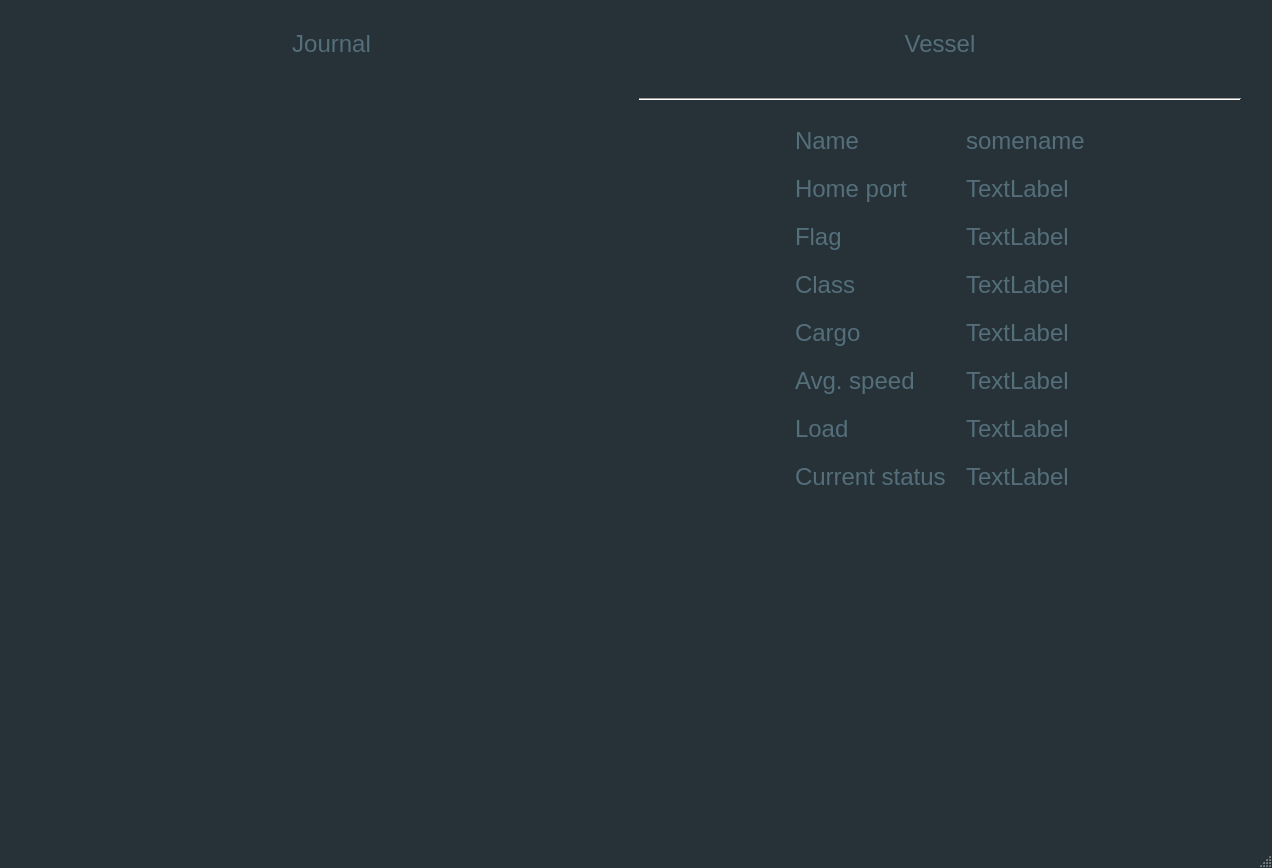
<?xml version="1.0" encoding="UTF-8"?>
<ui version="4.0">
 <class>MainWindow</class>
 <widget class="QMainWindow" name="MainWindow">
  <property name="geometry">
   <rect>
    <x>0</x>
    <y>0</y>
    <width>1272</width>
    <height>868</height>
   </rect>
  </property>
  <property name="sizePolicy">
   <sizepolicy hsizetype="Fixed" vsizetype="Fixed">
    <horstretch>0</horstretch>
    <verstretch>0</verstretch>
   </sizepolicy>
  </property>
  <property name="font">
   <font>
    <family>Roboto</family>
    <pointsize>18</pointsize>
   </font>
  </property>
  <property name="windowTitle">
   <string>MainWindow</string>
  </property>
  <property name="windowIcon">
   <iconset resource="../../resources/images.qrc">
    <normaloff>:/images/icon.png</normaloff>:/images/icon.png</iconset>
  </property>
  <property name="autoFillBackground">
   <bool>false</bool>
  </property>
  <property name="styleSheet">
   <string notr="true">QWidget:window {					/* Borders around the code editor and debug window */
	border: 0px solid #263238;
	background-color: #263238;
}

QToolTip {
	background-color: #80CBC4;
	color: black;
    padding: 5px;
    border-radius: 0;
    opacity: 200;
}

/* ==================== Dialog ==================== */
QLabel {
	background: transparent;
	color: #CFD8DC;				/* Not sure about this one */
}

QDialog, QListView {
	background-color: #263238;
	color: #546E7A;
	outline: 0;
	border: 2px solid transparent;
}

QListView::item:hover {
	color: #AFBDC4;
	background: transparent;
}


QListView::item:selected {
	color: #ffffff;
	background: transparent;
}

/* === QTabBar === */
QTabBar {
	background: #263238;
}

QTabWidget::pane {
	background: transparent;	/* Only at the very bottom of the tabs */
}

QTabBar::tab {
	background: transparent;
	border: 0px solid transparent;
	border-bottom: 2px solid transparent;
	color: #546E7A;
	padding-left: 10px;
	padding-right: 10px;
	padding-top: 3px;
	padding-bottom: 3px;
}

QTabBar::tab:hover {
	background-color: transparent;
	border: 0px solid transparent;
	border-bottom: 2px solid #80CBC4;
	color: #AFBDC4;
}

QTabBar::tab:selected {
	background-color: transparent;
	border: 0px solid transparent;
	border-top: none;
	border-bottom: 2px solid #80CBC4;
	color: #FFFFFF;
}

QStackedWidget {
	background: #263238;	/* This covers a bunch of things, I was thinking about making it transparent, */
							/* but I would have to find all the other elements... but QTabWidget::pane may be it */
}


/* === QGroupBox === */
QGroupBox {
    border: 1px solid transparent;
    margin-top: 1em;
}

QGroupBox::title {
	color: #80CBC4;
    subcontrol-origin: margin;
    left: 6px;
    padding: 0 3px 0 3px;
}

QComboBox {
	color: #546E7A;
	background-color: transparent;
	selection-background-color: transparent;
	outline: 0;
}

QComboBox QAbstractItemView
{    
    selection-background-color: transparent;
	outline: 0;
}

/* === QCheckBox === */
QCheckBox, QRadioButton {
	color: #AFBDC4;
}

QCheckBox::indicator::unchecked  {
	background-color: #263238;
	border: 1px solid #536D79;
}

QRadioButton::indicator::unchecked {
	background-color: #263238;
	border: 1px solid #536D79;
	border-radius: 4px;
}

QCheckBox::indicator::checked, QTreeView::indicator::checked {
	background-color: qradialgradient(cx:0.5, cy:0.5, fx:0.25, fy:0.15, radius:0.3, stop:0 #80CBC4, stop:1 #263238);
	border: 1px solid #536D79;
}

QRadioButton::indicator::checked {
	background-color: qradialgradient(cx:0.5, cy:0.5, fx:0.25, fy:0.15, radius:0.3, stop:0 #80CBC4, stop:1 #263238);
	border: 1px solid #536D79;
	border-radius: 4px;
}

QCheckBox::indicator:disabled, QRadioButton::indicator:disabled, QTreeView::indicator:disabled {
	background-color: #444444;			/* Not sure what this looks like */
}

QCheckBox::indicator::checked:disabled, QRadioButton::indicator::checked:disabled, QTreeView::indicator::checked:disabled {  
	background-color: qradialgradient(cx:0.5, cy:0.5, fx:0.25, fy:0.15, radius:0.3, stop:0 #BBBBBB, stop:1 #444444); /* Not sure what this looks like */
}

QTreeView {
	background-color: transparent;
	color: #546E7A;
	outline: 0;
	border: 0;
}

QTreeView::item:hover {
	background-color: transparent;
	color: #AFBDC4;
}

QTreeView::item:selected {
	background-color: transparent;
	color: #FFFFFF;
}

QTreeView QHeaderView:section {
	background-color: #263238;
	color: #CFD8DC;
	border: 0;
}

QTreeView::indicator:checked {
	background-color: qradialgradient(cx:0.5, cy:0.5, fx:0.25, fy:0.15, radius:0.3, stop:0 #80CBC4, stop:1 #263238);
	border: 1px solid #536D79;
	selection-background-color: transparent;
}

QTreeView::indicator:unchecked {			/* This and the one above style the checkbox in the Options -&gt; Keyboard */
	background-color: #263238;				/* This is still a hover over in blue I can't get rid of */
	border: 1px solid #536D79;
	selection-background-color: transparent;
}

/*QTreeView QScrollBar {
	background-color: #263238
}*/

QTreeView::branch {
	/* Skip - applies to everything */
}

QTreeView::branch:has-siblings:adjoins-item {
	/* Skip - files */
}

QTreeView::branch:has-siblings:!adjoins-item {
	/* Skip - applies to almost all on the left side */
}

QTreeView::branch:closed:has-children:has-siblings {
	background: url('./images/rightarrowgray.png') center center no-repeat;
}

QTreeView::branch:has-children:!has-siblings:closed {
	background: url('./images/rightarrowgray.png') center center no-repeat;
}

QTreeView::branch:!has-children:!has-siblings:adjoins-item {
	/* Skip - files */
}

QTreeView::branch:open:has-children:has-siblings {
	background: url('./images/downarrowgray.png') center center no-repeat;
}

QTreeView::branch:open:has-children:!has-siblings {
	background: url('./images/downarrowgray.png') center center no-repeat;
}

/* === QScrollBar:horizontal === */
QScrollBar:horizontal {
	background: #263238;				/* Background where slider is not */
	height: 10px;
	margin: 0;
}

QScrollBar:vertical {
	background: #263238;				/* Background where slider is not */
	width: 10px;
	margin: 0;
}

QScrollBar::handle:horizontal {
    background: #37474F;					/* Slider color */
    min-width: 16px;
	border-radius: 5px;
}

QScrollBar::handle:vertical {
    background: #37474F;					/* Slider color */
    min-height: 16px;
	border-radius: 5px;
}

QScrollBar::add-page:horizontal, QScrollBar::sub-page:horizontal,
QScrollBar::add-page:vertical, QScrollBar::sub-page:vertical {
	background: none;												/* Removes the dotted background */
}

QScrollBar::add-line:horizontal, QScrollBar::sub-line:horizontal,
QScrollBar::add-line:vertical, QScrollBar::sub-line:vertical {	/* Hides the slider arrows */
      border: none;
      background: none;
}

QPushButton {
	background-color: transparent;
	color: #546E7A;
	border: 1px solid transparent;
	padding: 4px 22px;
}

QPushButton:hover {
	color: #AFBDC4;
}

QPushButton:pressed {
	color: #FFFFFF;
}

QLineEdit {
	background: transparent;
	border: 1px solid transparent;
	border-top: none;
	border-bottom: 2px solid #80CBC4;
	color: #546E7A;
}

QSpinBox {
	background: transparent;
	border: 1px solid transparent;
	color: #546E7A;
}

/*****************************************************************************
Main Screen
*****************************************************************************/
QTreeView {
	background-color: #263238;
}

QMenu {
	background-color: #263238;		/* File Menu Background color */
	color: #546E7A;
}

QMenu::item:selected {
	color: #AFBDC4;
}

QMenu::item:pressed {
	color: #FFFFFF;
}

QMenu::separator {
	height: 1px;
	background: transparent;			/* Could change this to #546E7A and reduce the margin top and bottom to 1px */
	margin-left: 10px;
	margin-right: 10px;
	margin-top: 5px;
	margin-bottom: 5px;
}

/* === QMenuBar === */
QMenuBar {
	background-color: #263238;
	color: #546E7A;
}

QMenuBar::item {
	background: transparent;
}

QMenuBar::item:disabled {
	color: gray;
}

QMenuBar::item:selected {
	color: #AFBDC4;
}

QMenuBar::item:pressed {
	color: #FFFFFF;
}

QToolBar {
	background: #263238;
	border: 1px solid transparent;
}

QToolBar:handle {
	background: transparent;
	border-left: 2px dotted #80CBC4;	/* Fix the 4 handle dots so it doesn't look crappy */
	color: transparent;
}

QToolBar::separator {
	border: 0;
}

/* === QToolButton === */
QToolButton:hover, QToolButton:pressed {
	background-color: transparent;
}

QToolButton::menu-button {
	background: url('./images/downarrowgray.png') center center no-repeat;
	background-color: #263238;												/* This needs to be set to ensure the other brown arrows don't show */
}

QToolButton::menu-button:hover, QToolButton::menu-button:pressed {
	background-color: #263238;
}

QStatusBar {
	background-color: #263238;
}

QLabel {
	color: #546E7A;		/* Text at the bottom right corner of the screen */
}

QToolButton {	/* I don't like how the items depress */
	color: #546E7A;
}

QToolButton:hover, QToolButton:pressed, QToolButton:checked {
	background-color: #263238;
}

QToolButton:hover {
	color: #AFBDC4;

}

QToolButton:checked, QToolButton:pressed {
	color: #FFFFFF;
}


QToolButton {
	border: 1px solid transparent;
	margin: 1px;
}

QToolButton:hover {
	background-color: transparent;				/* I don't like how the down arrows in the top menu bar move down when clicked */
	border: 1px solid transparent;
}

QToolButton[popupMode=&quot;1&quot;] { /* only for MenuButtonPopup */
	padding-right: 20px; /* make way for the popup button */
}

QToolButton::menu-button {
	border-left: 1px solid transparent;
	background: transparent;
    width: 16px;
}

QToolButton::menu-button:hover {
	border-left: 1px solid transparent;
	background: transparent;
    width: 16px;
}

QStatusBar::item {
	color: #546E7A;
	background-color: #263238;
}

QAbstractScrollArea  {	/* Borders around the code editor and debug window */
	border: 0;
}

/*****************************************************************************
Play around with these settings
*****************************************************************************/

/* Force the dialog's buttons to follow the Windows guidelines. */
QDialogButtonBox {
    button-layout: 0;
}

QTabWidget::tab-bar {
	left: 0px; /* Test this out on OS X, it will affect the tabs in the Options Dialog, on OS X they are centered */
}</string>
  </property>
  <property name="tabShape">
   <enum>QTabWidget::Triangular</enum>
  </property>
  <widget class="QWidget" name="centralwidget">
   <property name="font">
    <font>
     <pointsize>18</pointsize>
    </font>
   </property>
   <widget class="QWidget" name="horizontalLayoutWidget_2">
    <property name="geometry">
     <rect>
      <x>30</x>
      <y>30</y>
      <width>1211</width>
      <height>783</height>
     </rect>
    </property>
    <layout class="QHBoxLayout" name="horizontalLayout_2">
     <item>
      <layout class="QVBoxLayout" name="verticalLayout_2">
       <item>
        <widget class="QLabel" name="label_17">
         <property name="font">
          <font>
           <pointsize>18</pointsize>
          </font>
         </property>
         <property name="text">
          <string>Journal</string>
         </property>
         <property name="alignment">
          <set>Qt::AlignCenter</set>
         </property>
        </widget>
       </item>
       <item>
        <spacer name="verticalSpacer_4">
         <property name="orientation">
          <enum>Qt::Vertical</enum>
         </property>
         <property name="sizeHint" stdset="0">
          <size>
           <width>20</width>
           <height>40</height>
          </size>
         </property>
        </spacer>
       </item>
       <item>
        <widget class="QListWidget" name="listWidget">
         <property name="font">
          <font>
           <pointsize>18</pointsize>
          </font>
         </property>
         <property name="horizontalScrollBarPolicy">
          <enum>Qt::ScrollBarAlwaysOff</enum>
         </property>
         <property name="resizeMode">
          <enum>QListView::Adjust</enum>
         </property>
         <property name="wordWrap">
          <bool>true</bool>
         </property>
         <property name="sortingEnabled">
          <bool>false</bool>
         </property>
        </widget>
       </item>
       <item>
        <spacer name="verticalSpacer_3">
         <property name="orientation">
          <enum>Qt::Vertical</enum>
         </property>
         <property name="sizeHint" stdset="0">
          <size>
           <width>20</width>
           <height>40</height>
          </size>
         </property>
        </spacer>
       </item>
      </layout>
     </item>
     <item>
      <layout class="QVBoxLayout" name="verticalLayout">
       <item>
        <widget class="QLabel" name="ship_name_label">
         <property name="font">
          <font>
           <pointsize>18</pointsize>
          </font>
         </property>
         <property name="text">
          <string>Vessel</string>
         </property>
         <property name="alignment">
          <set>Qt::AlignCenter</set>
         </property>
        </widget>
       </item>
       <item>
        <widget class="QLabel" name="ship_view_label">
         <property name="font">
          <font>
           <pointsize>18</pointsize>
          </font>
         </property>
         <property name="text">
          <string/>
         </property>
         <property name="alignment">
          <set>Qt::AlignCenter</set>
         </property>
        </widget>
       </item>
       <item>
        <widget class="Line" name="line">
         <property name="orientation">
          <enum>Qt::Horizontal</enum>
         </property>
        </widget>
       </item>
       <item>
        <widget class="QLabel" name="label_18">
         <property name="text">
          <string/>
         </property>
        </widget>
       </item>
       <item>
        <layout class="QHBoxLayout" name="horizontalLayout">
         <item>
          <spacer name="horizontalSpacer_2">
           <property name="orientation">
            <enum>Qt::Horizontal</enum>
           </property>
           <property name="sizeHint" stdset="0">
            <size>
             <width>40</width>
             <height>20</height>
            </size>
           </property>
          </spacer>
         </item>
         <item>
          <layout class="QFormLayout" name="formLayout_2">
           <property name="formAlignment">
            <set>Qt::AlignHCenter|Qt::AlignTop</set>
           </property>
           <property name="horizontalSpacing">
            <number>20</number>
           </property>
           <property name="verticalSpacing">
            <number>20</number>
           </property>
           <item row="0" column="0">
            <widget class="QLabel" name="label">
             <property name="font">
              <font>
               <pointsize>18</pointsize>
              </font>
             </property>
             <property name="text">
              <string>Name</string>
             </property>
            </widget>
           </item>
           <item row="0" column="1">
            <widget class="QLabel" name="label_3">
             <property name="font">
              <font>
               <pointsize>18</pointsize>
              </font>
             </property>
             <property name="text">
              <string>somename</string>
             </property>
            </widget>
           </item>
           <item row="1" column="0">
            <widget class="QLabel" name="label_2">
             <property name="font">
              <font>
               <pointsize>18</pointsize>
              </font>
             </property>
             <property name="text">
              <string>Home port</string>
             </property>
            </widget>
           </item>
           <item row="1" column="1">
            <widget class="QLabel" name="label_10">
             <property name="font">
              <font>
               <pointsize>18</pointsize>
              </font>
             </property>
             <property name="text">
              <string>TextLabel</string>
             </property>
            </widget>
           </item>
           <item row="2" column="0">
            <widget class="QLabel" name="label_4">
             <property name="font">
              <font>
               <pointsize>18</pointsize>
              </font>
             </property>
             <property name="text">
              <string>Flag</string>
             </property>
            </widget>
           </item>
           <item row="2" column="1">
            <widget class="QLabel" name="label_11">
             <property name="font">
              <font>
               <pointsize>18</pointsize>
              </font>
             </property>
             <property name="text">
              <string>TextLabel</string>
             </property>
            </widget>
           </item>
           <item row="3" column="0">
            <widget class="QLabel" name="label_5">
             <property name="font">
              <font>
               <pointsize>18</pointsize>
              </font>
             </property>
             <property name="text">
              <string>Class</string>
             </property>
            </widget>
           </item>
           <item row="3" column="1">
            <widget class="QLabel" name="label_12">
             <property name="font">
              <font>
               <pointsize>18</pointsize>
              </font>
             </property>
             <property name="text">
              <string>TextLabel</string>
             </property>
            </widget>
           </item>
           <item row="4" column="0">
            <widget class="QLabel" name="label_6">
             <property name="font">
              <font>
               <pointsize>18</pointsize>
              </font>
             </property>
             <property name="text">
              <string>Cargo</string>
             </property>
            </widget>
           </item>
           <item row="4" column="1">
            <widget class="QLabel" name="label_13">
             <property name="font">
              <font>
               <pointsize>18</pointsize>
              </font>
             </property>
             <property name="text">
              <string>TextLabel</string>
             </property>
            </widget>
           </item>
           <item row="5" column="0">
            <widget class="QLabel" name="label_7">
             <property name="font">
              <font>
               <pointsize>18</pointsize>
              </font>
             </property>
             <property name="text">
              <string>Avg. speed</string>
             </property>
            </widget>
           </item>
           <item row="5" column="1">
            <widget class="QLabel" name="label_14">
             <property name="font">
              <font>
               <pointsize>18</pointsize>
              </font>
             </property>
             <property name="text">
              <string>TextLabel</string>
             </property>
            </widget>
           </item>
           <item row="6" column="0">
            <widget class="QLabel" name="label_8">
             <property name="font">
              <font>
               <pointsize>18</pointsize>
              </font>
             </property>
             <property name="text">
              <string>Load</string>
             </property>
            </widget>
           </item>
           <item row="6" column="1">
            <widget class="QLabel" name="label_15">
             <property name="font">
              <font>
               <pointsize>18</pointsize>
              </font>
             </property>
             <property name="text">
              <string>TextLabel</string>
             </property>
            </widget>
           </item>
           <item row="7" column="0">
            <widget class="QLabel" name="label_9">
             <property name="font">
              <font>
               <pointsize>18</pointsize>
              </font>
             </property>
             <property name="text">
              <string>Current status</string>
             </property>
            </widget>
           </item>
           <item row="7" column="1">
            <widget class="QLabel" name="label_16">
             <property name="font">
              <font>
               <pointsize>18</pointsize>
              </font>
             </property>
             <property name="text">
              <string>TextLabel</string>
             </property>
            </widget>
           </item>
          </layout>
         </item>
         <item>
          <spacer name="horizontalSpacer">
           <property name="orientation">
            <enum>Qt::Horizontal</enum>
           </property>
           <property name="sizeHint" stdset="0">
            <size>
             <width>40</width>
             <height>20</height>
            </size>
           </property>
          </spacer>
         </item>
        </layout>
       </item>
       <item>
        <spacer name="verticalSpacer">
         <property name="orientation">
          <enum>Qt::Vertical</enum>
         </property>
         <property name="sizeHint" stdset="0">
          <size>
           <width>20</width>
           <height>40</height>
          </size>
         </property>
        </spacer>
       </item>
      </layout>
     </item>
    </layout>
   </widget>
  </widget>
  <widget class="QStatusBar" name="statusbar"/>
 </widget>
 <resources>
  <include location="../../resources/images.qrc"/>
 </resources>
 <connections/>
</ui>
